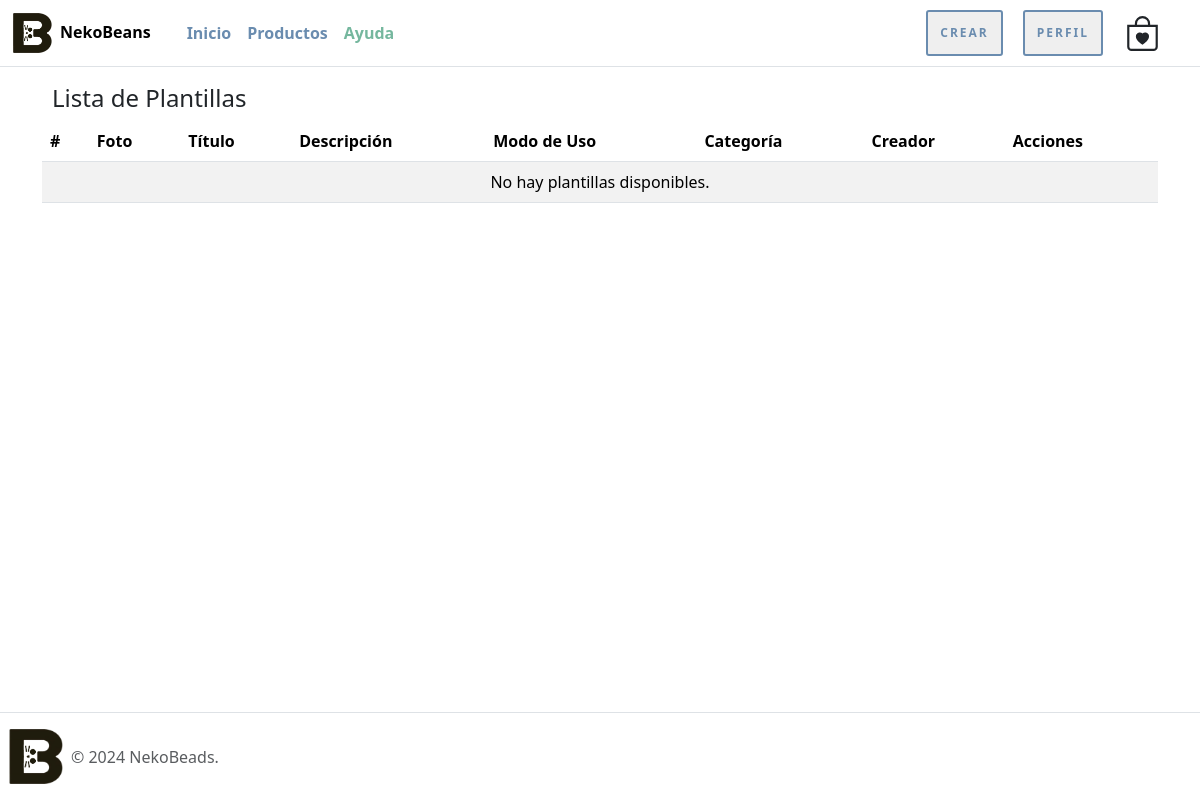
Page /listar-plantilla/ (signed in) on the earlier database version.
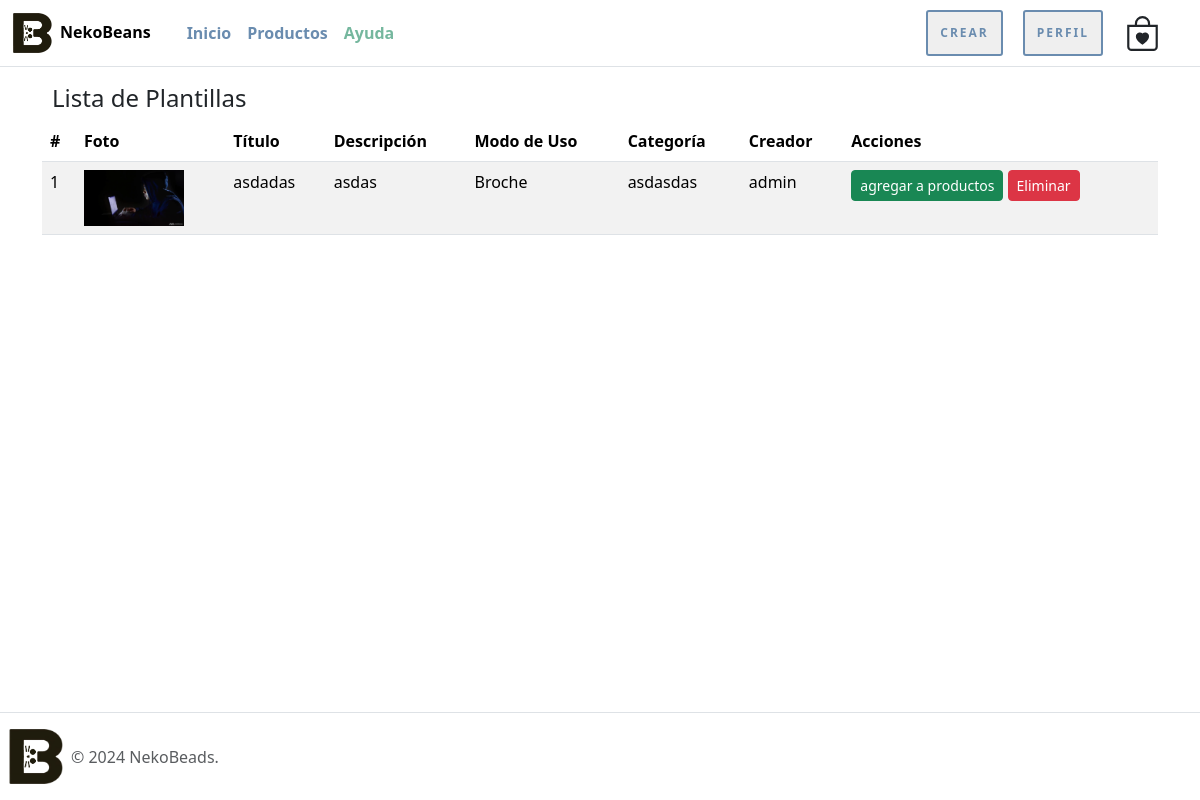
Same page on the later database version.
### nekoBeansWeb/models.py (models this page shows, shortened)
class Plantilla(models.Model):
    nombrePlantilla = models.CharField(max_length=20)
    imagen = models.ImageField(upload_to="plantillas", null=True)
    descripcion = models.CharField(max_length=100)
    tipo_modo_uso = models.IntegerField(choices=tipo_uso, default=1)
    categoria = models.CharField(max_length=50)
    creador = models.ForeignKey(User, on_delete=models.CASCADE)

### nekoBeansWeb/views.py (the view)
# urls.py: path('listar-plantilla/', listar_plantilla, name='listar_plantilla'),
@permission_required('nekoBeansWeb.view_plantilla')
def listar_plantilla(request):
    plantillas = Plantilla.objects.all()
    data = {
        'plantillas': plantillas
    }
    return render(request, 'nekoBeansWeb/crearplantilla/listar_crear.html', data)

### nekoBeansWeb/templates/nekoBeansWeb/crearplantilla/listar_crear.html (shortened to what this page needs)
{% extends 'nekoBeansWeb/narvar_footer.html' %}
{% load static %}
{% block contenido %}
<div class="container mt-4">
    <div class="row">
        <div class="col-md-12">
            <h4 class="espacio-titulos">Lista de Plantillas</h4>
            <div class="table-responsive">
                <table class="table table-hover table-striped">
                    <thead class="thead-dark">
                        <tr>
                            <th scope="col">#</th>
                            <th scope="col">Foto</th>
                            <th scope="col">Título</th>
                            <th scope="col">Descripción</th>
                            <th scope="col">Modo de Uso</th>
                            <th scope="col">Categoría</th>
                            <th scope="col">Creador</th>
                            <th scope="col">Acciones</th>
                        </tr>
                    </thead>
                    <tbody>
                        {% for plantilla in plantillas %}
                        <tr>
                            <td>{{ forloop.counter }}</td>
                            <td><img src="{{ plantilla.imagen.url }}" alt="{{ plantilla.nombrePlantilla }}" style="max-width: 100px;"></td>
                            <td>{{ plantilla.nombrePlantilla }}</td>
                            <td>{{ plantilla.descripcion }}</td>
                            <td>{{ plantilla.get_tipo_modo_uso_display }}</td>
                            <td>{{ plantilla.categoria }}</td>
                            <td>{{ plantilla.creador.username }}</td>
                            <td>
                                <a href="{% url 'crear_producto_con_plantilla' plantilla.id %}" class="btn btn-sm btn-success">agregar a productos</a>
                                <a href="{% url 'eliminar_plantilla' plantilla.id %}" class="btn btn-sm btn-danger delete-btn">Eliminar</a>
                            </td>
                        </tr>
                        {% empty %}
                        <tr>
                            <td colspan="8" class="text-center">No hay plantillas disponibles.</td>
                        </tr>
                        {% endfor %}
                    </tbody>
                </table>
            </div>
        </div>
    </div>
</div>
{% endblock %}

Differences in the rows shown:
added Plantilla: imagen (picture), nombrePlantilla "asdadas", descripcion "asdas", tipo_modo_uso "Broche", categoria "asdasdas", creador.username "admin"
Other differences:
text no longer shown: "No hay plantillas disponibles."
